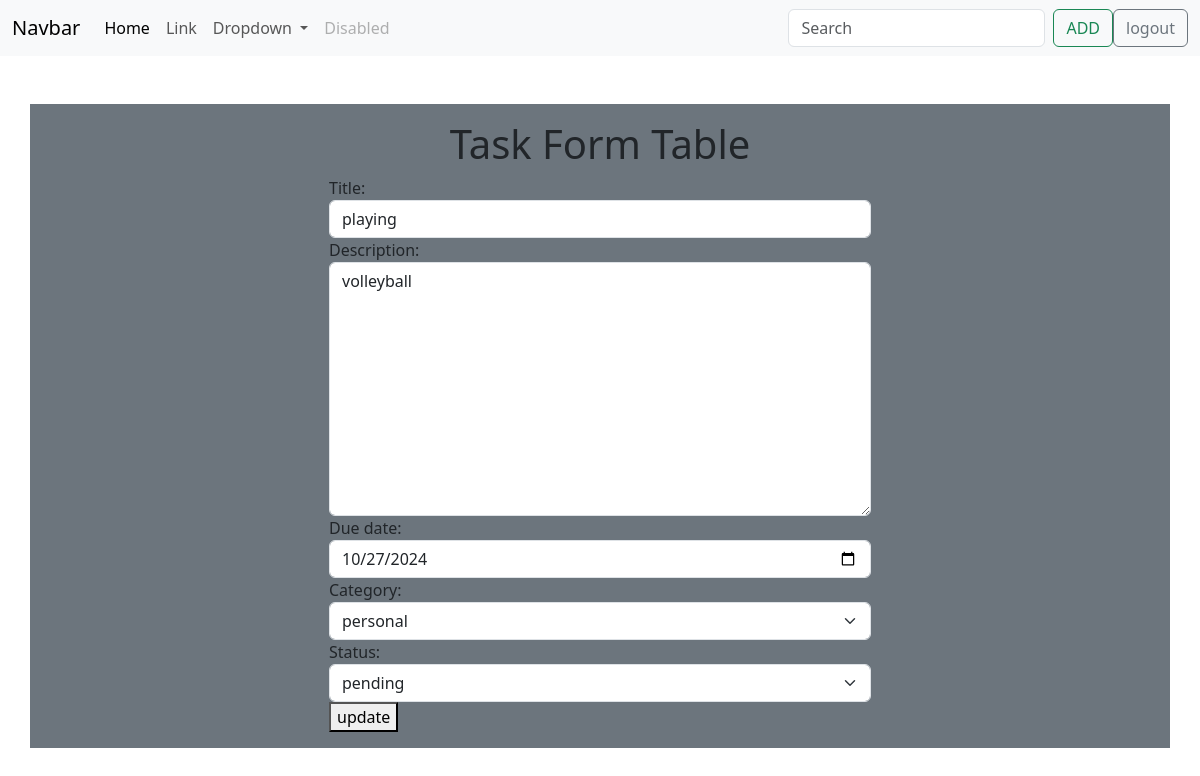
The app's page /task/2/change/ with its own data.
### notes/models.py (models this page shows, shortened)
class Task(models.Model):
    title=models.CharField(max_length=200)
    description=models.TextField()
    created_date=models.DateTimeField(auto_now=True)
    due_date=models.DateTimeField(null=True)
    category_choices=(
        ("personal","personal"),
        ("business","business"),
    )
    category=models.CharField(max_length=200 ,choices=category_choices,default="personal")
    status_choices=(
        ("pending","pending"),
        ("in-progress","in-progress"),
        ("done","done"),
    )
    status=models.CharField(max_length=200,choices=status_choices,default="pending")
    user=models.ForeignKey(User,on_delete=models.CASCADE)

### notes/views.py (the view, shortened to what this page needs)
# urls.py: path("task/<int:pk>/change/",views.TaskUpdateView.as_view(),name="task-update"),
class TaskUpdateView(View):
    def get(self,request,*args,**kwargs):
        id=kwargs.get("pk")
        qs=Task.objects.get(id=id)
        form_instance=TaskForm(instance=qs)
        form_instance.fields["status"]=forms.ChoiceField(choices=Task.status_choices,widget=forms.Select(attrs={"class":"form-control form-select"}))
        return render(request,"task_update.html",{"form":form_instance})

### notes/forms.py
class TaskForm(forms.ModelForm):
    class Meta:
        model=Task
        exclude=(
            "created_date",
            "status",
            "user"
                            )
        widgets={
            "title":forms.TextInput(attrs={"class":"form-control"}),
            "description":forms.Textarea(attrs={"class":"form-control"}),
            "due_date":forms.DateInput(attrs={"class":"form-control","type":"date"}),
            "category":forms.Select(attrs={"class":"form-control form-select"}),
        }

### notes/templates/task_update.html (shortened to what this page needs)
{%extends 'base.html'%}
{%block main_block%}
<div class="container mt-5 bg-secondary p-3">
    <h1 class="text-center">Task Form Table</h1>
    <div class="row">
        <div class="col-3"></div>
        <div class="col-6">
            <form action="" method="post">
                {{form}}
                <button type="submit">update</button>
            </form>
        </div>
        <div class="col-3"></div>
    </div>
</div>
{%endblock%}

### records on screen
Task: title "playing", description "volleyball", due_date "10/27/2024", category "personal", status "pending"
